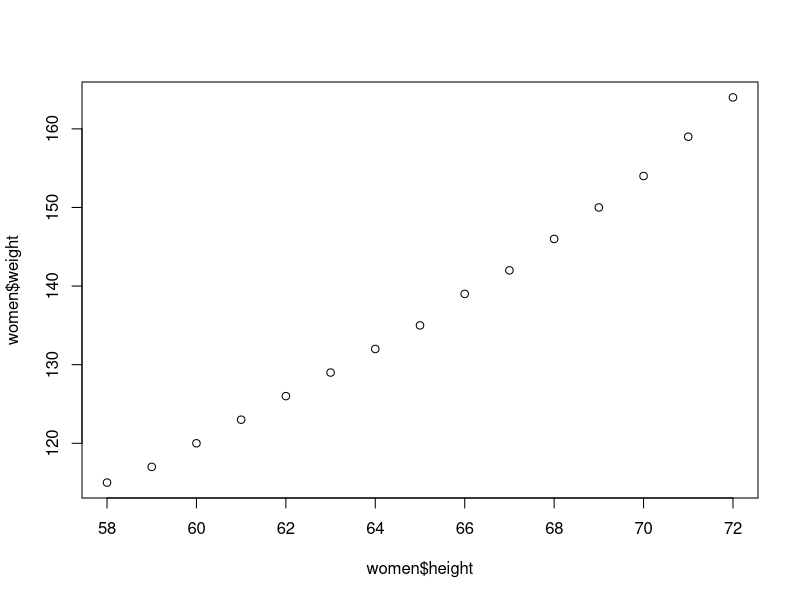
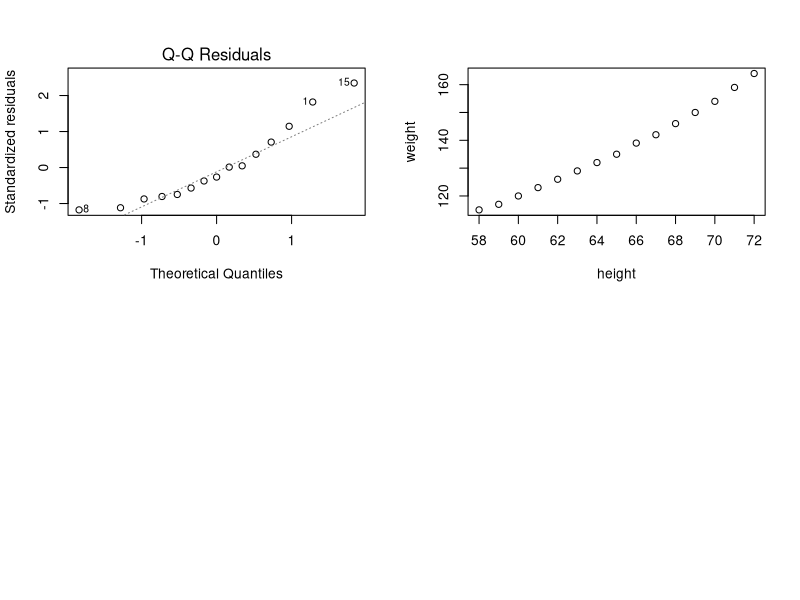
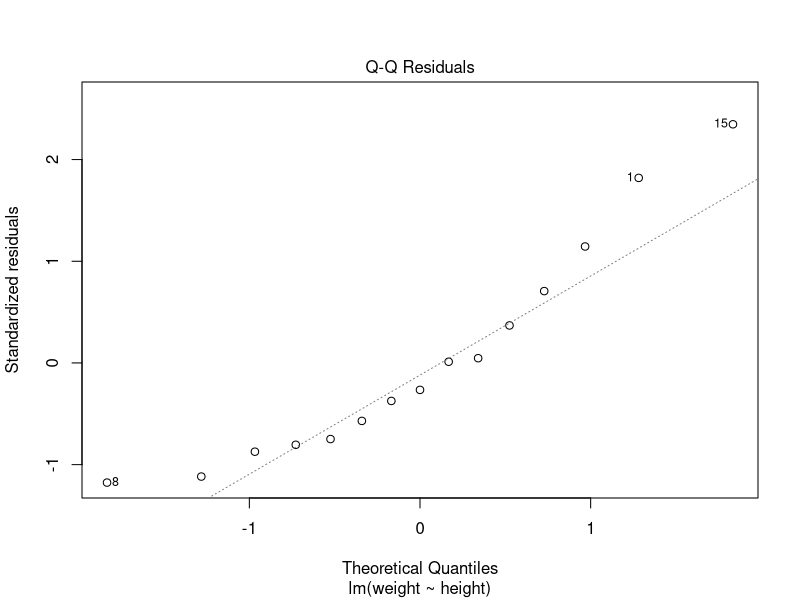
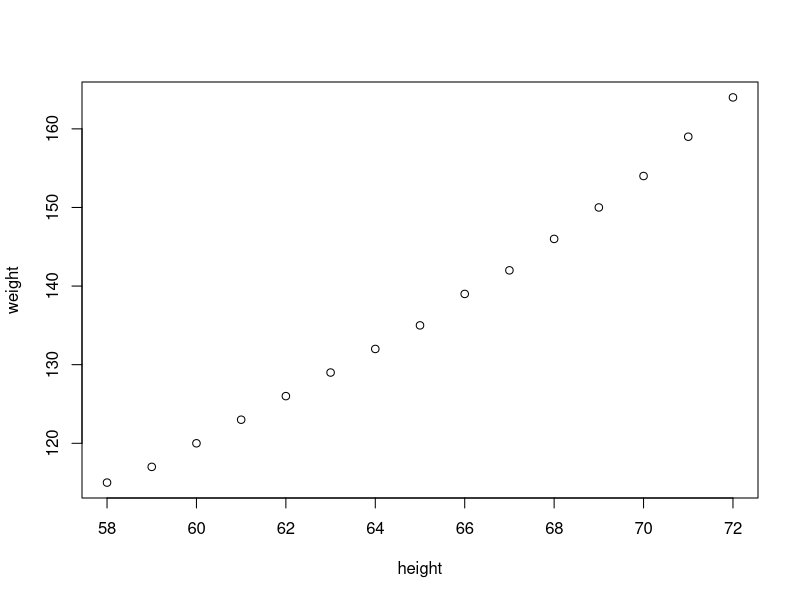

The R source for these figures, in order: (Note: this script raises an error after producing the figures.)
# Simple Linear Regression : Built in Data Set Women
# Check for assumptions of Regression in the data Set
women
?women
str(women)
fit = lm(weight ~ height, data=women)
?plot
#Initial Checks
cor(women$height, women$weight)
#there is Strong and Positive Relationship between height and weight
plot(women$height, women$weight)
par(mfrow=c(2,2))
plot(fit, which=2)
plot(women)

#one by one
par(mfrow=c(1,1))
plot(fit, which = 2)
plot(women)

str(women)
head(women)
women[,2]
fitted(fit)
cbind(women, fitted(fit), predicted=3.45 * women$height - 87)
cbind(women, fitted(fit), residue=fitted(fit)-women$weight, resid(fit))
y = 3.4 * height - 87
plot(residuals(fit))
hist(women$height, breaks=4)
hist(residuals(fit))

hist(residuals(fit), freq=F)
lines(density(residuals(fit)))

#Prediction
ndata = data.frame(height=52.5)
predict(fit, newdata=ndata, type='response')


#Assumptions Regression
#Linearity----
#Linearity of the data. The relationship between the predictor (x) and the outcome (y) is assumed to be linear.
# component + residual plot 
plot(women$height, fitted(fit))
plot(residuals(fit) ~ fitted(fit))
plot(fit, which=1)
#residuals should be randomly distributed and not increase or decrease 


#Normality----
#Normality of residuals. The residual errors are assumed to be normally distributed.
plot(density(resid(fit)))
plot(fit, which=2)

#Homoscedasticity----
#Homogeneity of residuals variance. The residuals are assumed to have a constant variance (homoscedasticity - opposite of heteroscedasticity)
plot(fit, which=3)
#No funnel shape, random distribution of residuals
plot(fit, which=4)

#Auto-Correlation----
#Independence of residuals error terms. (Not dependent on previous values)
durbinWatsonTest(fit)
#pvalue < 0; Ho that there is no correlation (r2=0) is accepted

#Outliers
plot(fit, which=4)
#potential outliers are highlighted 1, 14, 15 row
women[c(1,14,15),]
summary(fit)

#Lets remove these values and then find R2
fit2 = lm(weight ~ height, data=women[-c(1,14,15),])
summary(fit2)
(summary(fit))$r.squared
(summary(fit2))$r.squared
AIC(fit, fit2) #lower value of AIC is better


#Potential Problems
#Non-linearity of the outcome - predictor relationships
#Heteroscedasticity: Non-constant variance of error terms.
#Auto Collinearity, Multi-collinearity
#Presence of influential values in the data that can be:
#Outliers: extreme values in the outcome (y) variable
#High-leverage points: extreme values in the predictors (x) variable

#All these assumptions and potential problems can be checked by producing some diagnostic plots visualizing the residual errors.

plot(fit1)